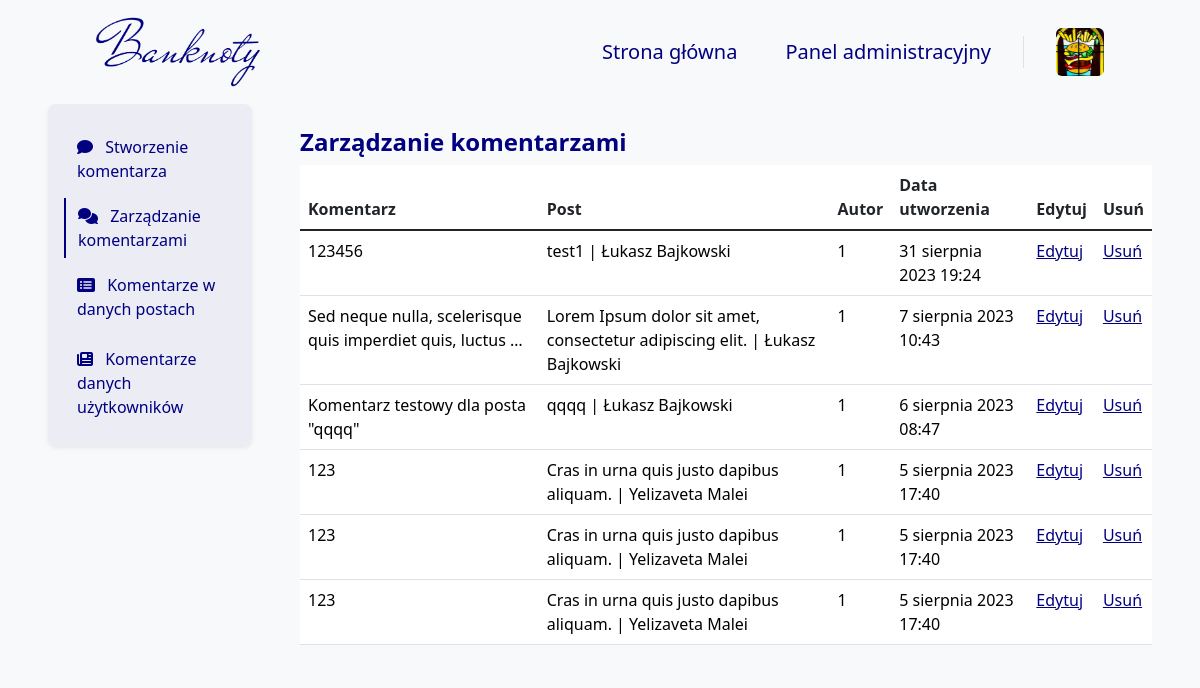
Page /comment/AdminPanel/ (signed in) on the earlier database version.
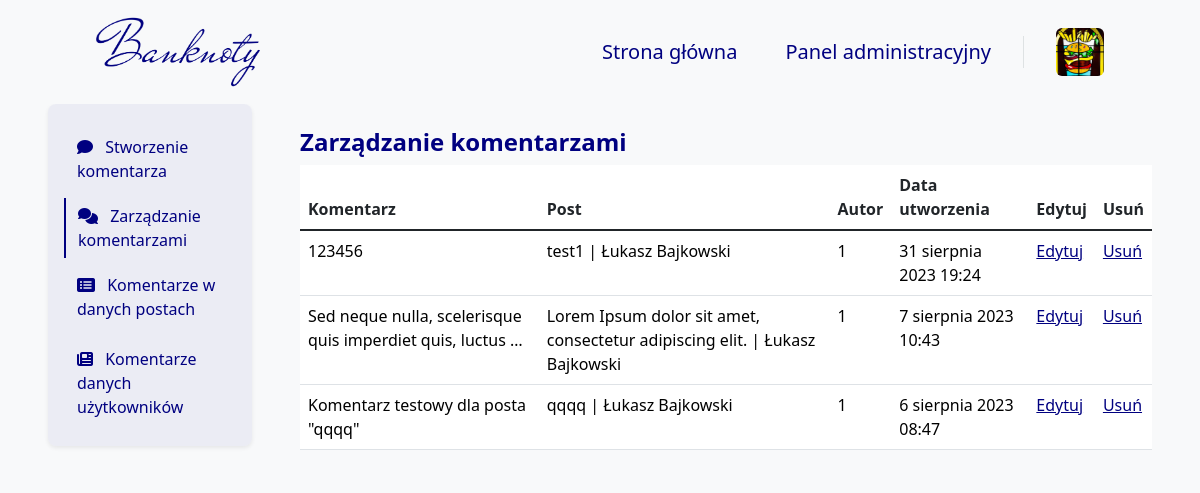
Same page on the later database version.
### blog/models.py (models this page shows, shortened)
class Author(models.Model):
    user = models.OneToOneField(User, on_delete=models.CASCADE, verbose_name="Użytkownik")
    bio = models.TextField(
        validators=[validate_bio],
        verbose_name="O autorze", help_text="Krótka informacja o autorze, maksymalnie 512 znaków.")
    profile_pic = models.ImageField(
        null=False, blank=False,
        upload_to="images/profile/",
        verbose_name="Zdjęcie profilowe")
    author_quote = models.TextField(null=False,
                                    blank=False,
                                    validators=[validate_author_quote],
                                    verbose_name='Cytat autora',
                                    help_text="Krótkie motto autora, maksymalnie 128 znaków.")
    author_function = models.TextField(null=False,
                                       blank=False,
                                       validators=[validate_author_function],
                                       verbose_name='Stanowisko autora',
                                       help_text="Nazwa funkcji jaką pełni autor.")
    author_url = models.URLField(null=True, blank=True, verbose_name="URL do strony użytkowanika")
    pinterest_url = models.URLField(
        validators=[validate_pinterest],
        null=True, blank=True, verbose_name="URL do Pinteresta")
    facebook_url = models.URLField(
        validators=[validate_facebook],
        null=True, blank=True, verbose_name="URL do Facebooka")
    twitter_url = models.URLField(
        validators=[validate_twitter],
        null=True, blank=True, verbose_name="URL do Twittera")
    instagram_url = models.URLField(
        validators=[validate_instagram],
        null=True, blank=True, verbose_name="URL do Instagrama")
    def is_profile_pic(self):
        if self.profile_pic:
            return True
        else:
            return False
    is_profile_pic.boolean = True
    is_profile_pic.short_description = 'Profile picture'
    def is_author_url(self):
        if self.author_url:
            return True
        else:
            return False
    is_author_url.boolean = True
    is_author_url.short_description = 'Author page'
    def is_pinterest_url(self):
        if self.pinterest_url:
            return True
        else:
            return False
    is_pinterest_url.boolean = True
    is_pinterest_url.short_description = 'Pinterest page'
    def is_twitter_url(self):
        if self.twitter_url:
            return True
        else:
            return False
    is_twitter_url.boolean = True
    is_twitter_url.short_description = 'Twitter page'
    def is_facebook_url(self):
        if self.facebook_url:
            return True
        else:
            return False
    is_facebook_url.boolean = True
    is_facebook_url.short_description = 'Facebook page'
    def is_instagram_url(self):
        if self.instagram_url:
            return True
        else:
            return False
    is_instagram_url.boolean = True
    is_instagram_url.short_description = 'Instagram page'

class Comment(models.Model):
    blog = models.ForeignKey(Blog, on_delete=models.CASCADE, verbose_name='Wpis')
    content = models.TextField(validators=[validate_content], verbose_name="Komentarz")
    date_posted = models.DateTimeField(auto_now_add=True, verbose_name="Data publikacji")
    author = models.ForeignKey(settings.AUTH_USER_MODEL, on_delete=models.CASCADE, null=True, verbose_name="Autor")

class Blog(models.Model):
    title = models.TextField(validators=[validate_title], verbose_name="Tytuł")
    content = RichTextField(verbose_name="Treść")
    introduction = models.TextField(validators=[validate_introduction], verbose_name="Wstęp", null=True)
    background = models.ImageField(
        null=False,
        blank=False,
        upload_to="images/post/",
        verbose_name="Tło wpisu")
    date_posted = models.DateTimeField(auto_now_add=True, verbose_name="Data publikacji")
    date_edited = models.DateTimeField(auto_now=True, verbose_name="Data ostatniej edycji")
    author = models.ForeignKey(Author, on_delete=models.CASCADE, verbose_name="Autor")
    favorite = models.BooleanField(null=False, blank=False, default=False, verbose_name='Czy wyróżnić post?')
    category = models.ManyToManyField(Category, max_length=256, blank=False, verbose_name="Kategorie",
                                      help_text="Wyświetlą się maksymalnie trzy kategorie")
    publiction_status = models.BooleanField(null=False, blank=False, default=False, verbose_name="Czy opublikować post?")
    def __str__(self):
        if self.author.user.first_name and self.author.user.last_name:
            return f"{self.title} | {self.author.user.first_name} {self.author.user.last_name}"
        else:
            return f"{self.title} | {str(self.author).capitalize()}"
    def is_backgroud(self):
        if self.background:
            return True
        else:
            return False
    is_backgroud.boolean = True
    is_backgroud.short_description = 'Background picture'
    def is_publiction_status(self):
        if self.publiction_status:
            return True
        else:
            return False
    is_publiction_status.boolean = True
    is_publiction_status.short_description = 'Publication status'

### blog/views_admin/content/comment/comment_views.py (the view)
# urls.py: path('comment/AdminPanel/', comment_manage_admin_panel_view, name='comment_admin_panel'),
@superuser_required
def comment_manage_admin_panel_view(request):
    comment = Comment.objects.all().order_by('-date_posted')
    context = get_paginated_context(request, comment, 10)
    return render(
        request,
        'AdminTemplates/Content/Comment/CommentMangeAdmin.html',
        context
    )

### blog/views.py (called while the page is built)
def get_paginated_context(request, queryset, items_per_page=10):
    paginator = Paginator(queryset, items_per_page)
    page_number = request.GET.get('page')
    page_obj = paginator.get_page(page_number)
    context = {
        'page_obj': page_obj,
    }
    return context

### templates/AdminTemplates/Content/Comment/CommentMangeAdmin.html (shortened to what this page needs)
{% extends 'base.html' %}
{% block navbar %}
    {% include 'Navbar/NavbarAdmin.html' %}
{% endblock %}
{% block content %}
    <div class="container-fluid">
        <div class="row">
            <div class="col-12 col-lg-3 px-5 px-lg-5 mx-auto bg-body-tertiary">
                {% include 'AdminTemplates/Content/Comment/Elements/Navigation.html' %}
            </div>
            <div class="col-12 col-lg-9 px-5 px-lg-0 pe-lg-5 pt-4 pt-lg-3 mx-auto bg-body-tertiary mt-2">
                <h4 class="mb-0 pb-2 fw-bold text-navy">
                    Zarządzanie komentarzami
                </h4>
                {% include 'AdminTemplates/Content/Comment/Elements/Table/Comment.html' %}
            </div>
        </div>
    </div>
{% endblock %}

### templates/base.html (shortened to what this page needs)
{% load static %}
<!doctype html>
<html lang="pl" class="h-100">
<head>
    {% load static %}
    <link href="https://cdn.jsdelivr.net/npm/bootstrap@5.3.0-alpha1/dist/css/bootstrap.min.css" rel="stylesheet"
>
    <link rel="stylesheet" href="https://cdnjs.cloudflare.com/ajax/libs/font-awesome/5.15.3/css/all.min.css">
    <link href="{% static 'css/style.css' %}" rel="stylesheet">
    <link href="{% static 'css/CategoriesList.css' %}" rel="stylesheet">
    <link href="{% static 'css/SingleCategory.css' %}" rel="stylesheet">
    <link href="{% static 'css/Authors.css' %}" rel="stylesheet">
    <link href="{% static 'css/AboutPage.css' %}" rel="stylesheet">
    <link href="{% static 'css/Author.css' %}" rel="stylesheet">
    <link href="{% static 'css/Article.css' %}" rel="stylesheet">
    <link href="{% static 'css/Home.css' %}" rel="stylesheet">
    <link href="{% static 'css/Footers.css' %}" rel="stylesheet">
    <link href="{% static 'css/Admin.css' %}" rel="stylesheet">
    <link href="{% static 'css/Navbar.css' %}" rel="stylesheet">
    <link href="{% static 'css/UserAccount.css' %}" rel="stylesheet">
    <link rel="stylesheet" href="https://cdn.jsdelivr.net/npm/swiper@9/swiper-bundle.min.css"/>
</head>
<body class="d-flex flex-column h-100 bg-body-tertiary">
{% block navbar %}
{% endblock %}
{% block content %}
{% endblock %}
</body>
</html>

### templates/Navbar/NavbarAdmin.html (shortened to what this page needs)
{% load static %}
<nav class="nav navbar nav-sticky navbar-expand-xl bg-body-tertiary">
    <div class="container-fluid mx-5 px-5 ps-0 pe-0 pe-lg-5">
        <a class="navbar-brand py-2 me-5" href="/">
            <img class="ps-5 img img-fluid mx-auto d-block nav-logo" src="{% static 'images/logo-no-background.png' %}"
                 alt="Logo">
        </a>
        <div class="collapse navbar-collapse" id="navbarTogglerDemo01">
            <div class="navbar-nav ms-auto">
                <a class="nav-link btn-nav px-4" href="/">
                    <h5 class="text-center text-md-start fw-light my-1">
                        Strona główna
                    </h5>
                </a>
                <a class="nav-link btn-nav px-4" href="/admin">
                    <h5 class="text-center text-md-start fw-light my-1">
                        Panel administracyjny
                    </h5>
                </a>
                <div class="dropdown d-none d-xl-block">
                    {% include 'Navbar/Elements/DropdownUserSmallScreen.html' %}
                </div>
            </div>
        </div>
    </div>
</nav>

### templates/Navbar/Elements/DropdownUserSmallScreen.html
<a class="ms-4 nav-user" role="button" data-bs-toggle="dropdown" data-bs-auto-close="outside"
   aria-expanded="false">
    {% if user.author %}
        <img class="card-photo rounded nav-user-img" src="{{ user.author.profile_pic.url }}" alt="">
    {% else %}
        <img class="card-photo rounded nav-user-img" src="{{ user.user.profile_pic.url }}" alt="">
    {% endif %}
</a>

### templates/AdminTemplates/Content/Comment/Elements/Navigation.html
<div class="nav rounded-3 shadow-sm text-start p-3 admin-panel-nav-btn">
    <button class="btn btn-list {% if request.resolver_match.url_name == 'comment_add' %}btn-list-active{% endif %} mt-2 mb-1 text-start"
            onclick="location.href='{% url 'comment_add' %}'">
        <i class="fa-solid fa-comment me-2"></i>
        Stworzenie komentarza
    </button>
    <button class="btn btn-list {% if request.resolver_match.url_name in 'comment_admin_panel, comment_detail_admin_panel, comment_edit_admin_panel, comment_delete_admin_panel' %}btn-list-active{% endif %} my-1 text-start"
            onclick="location.href='{% url 'comment_admin_panel' %}'">
        <i class="fa-solid fa-comments me-2"></i>
        Zarządzanie komentarzami
    </button>
    <button class="btn btn-list {% if request.resolver_match.url_name in 'comment_in_post_admin_panel, comment_in_post_detail_admin_panel' %}btn-list-active{% endif %} my-1 text-start"
            onclick="location.href='{% url 'comment_in_post_admin_panel' %}'">
        <i class="fa-solid fa-rectangle-list me-2"></i>
        Komentarze w danych postach
    </button>
    <button class="btn btn-list {% if request.resolver_match.url_name in 'comment_users_admin_panel, comment_users_detail_admin_panel' %}btn-list-active{% endif %} mt-2 mb-1 text-start"
            onclick="location.href='{% url 'comment_users_admin_panel' %}'">
        <i class="fa-solid fa-newspaper me-2"></i>
        Komentarze danych użytkowników
    </button>
</div>

### templates/AdminTemplates/Content/Comment/Elements/Table/Comment.html
<table class="table table-hover">
    <thead>
    <tr>
        <th scope="col">Komentarz</th>
        <th scope="col">Post</th>
        <th scope="col">Autor</th>
        <th scope="col">Data utworzenia</th>
        <th scope="col">Edytuj</th>
        <th scope="col">Usuń</th>
    </tr>
    </thead>
    <tbody class="table-group-divider">
    {% for comment in page_obj %}
        <tr>
            <td>
                <a class="admin_panel_link" href="{% url 'comment_detail_admin_panel' comment.pk %}">
                    {{ comment.content|truncatewords:8 }}
                </a>
            </td>
            <td>
                <a class="admin_panel_link" href="{% url 'comment_detail_admin_panel' comment.pk %}">
                    {{ comment.blog }}
                </a>
            </td>
            <td>
                <a class="admin_panel_link" href="{% url 'comment_detail_admin_panel' comment.pk %}">
                    {{ comment.author }}
                </a>
            </td>
            <td>
                <a class="admin_panel_link" href="{% url 'comment_detail_admin_panel' comment.pk %}">
                    {{ comment.date_posted }}
                </a>
            </td>
            <td>
                <a class="admin_panel_edit_link" href="{% url 'comment_edit_admin_panel' comment.pk %}">
                    Edytuj
                </a>
            </td>
            <td>
                <a class="admin_panel_edit_link"
                   href="{% url 'comment_delete_admin_panel' comment.pk %}">
                    Usuń
                </a>
            </td>
        </tr>
    {% endfor %}
    </tbody>
</table>

### templates/Paginator/Paginator.html (shortened to what this page needs)
{% load static %}

### blog/static/css/style.css (style rules this page uses)
.img { max-width: 100%; height: 120px !important; }
.card-photo { aspect-ratio: 1/1 !important; width: 100%; max-height: 400px; object-fit: cover; object-position: center; }
.btn-list, .btn-facebook-opacity, .btn.btn-facebook-opacity:active, .btn-twitter-opacity, .btn-linkedin-opacity, .btn-pinterest-opacity { color: navy; border-color: rgba(0, 0, 0, 0) !important; transition: .2s; }
.btn-list-active { border-left-width: 2px; border-left-color: navy !important; border-top-left-radius: 0; border-bottom-left-radius: 0; border-top-width: 0; border-bottom-width: 0; }
.btn-nav { color: navy; }
::placeholder { color: navy !important; opacity: 1; }
.admin_panel_link:link { text-decoration: none !important; color: black; }
.admin_panel_edit_link { color: navy; }

### blog/static/css/Authors.css (style rules this page uses)
.text-navy { color: navy; }

### blog/static/css/Author.css (style rules this page uses)
.text-navy { color: navy; }

### blog/static/css/Admin.css (style rules this page uses)
.admin-panel-nav-btn { background-color: rgba(0, 0, 128, 0.05); }

### blog/static/css/Navbar.css (style rules this page uses)
.nav-logo { max-height: 72px }
.nav-user { line-height: 32px; }
.nav-user-img { height: 48px; width: 48px; }

Differences in the rows shown:
removed Comment: content "123", blog "Cras in urna quis justo dapibus aliquam. | Yelizaveta Malei", author "1", date_posted "5 sierpnia 2023 17:40"
removed Comment: content "123", blog "Cras in urna quis justo dapibus aliquam. | Yelizaveta Malei", author "1", date_posted "5 sierpnia 2023 17:40"
removed Comment: content "123", blog "Cras in urna quis justo dapibus aliquam. | Yelizaveta Malei", author "1", date_posted "5 sierpnia 2023 17:40"
